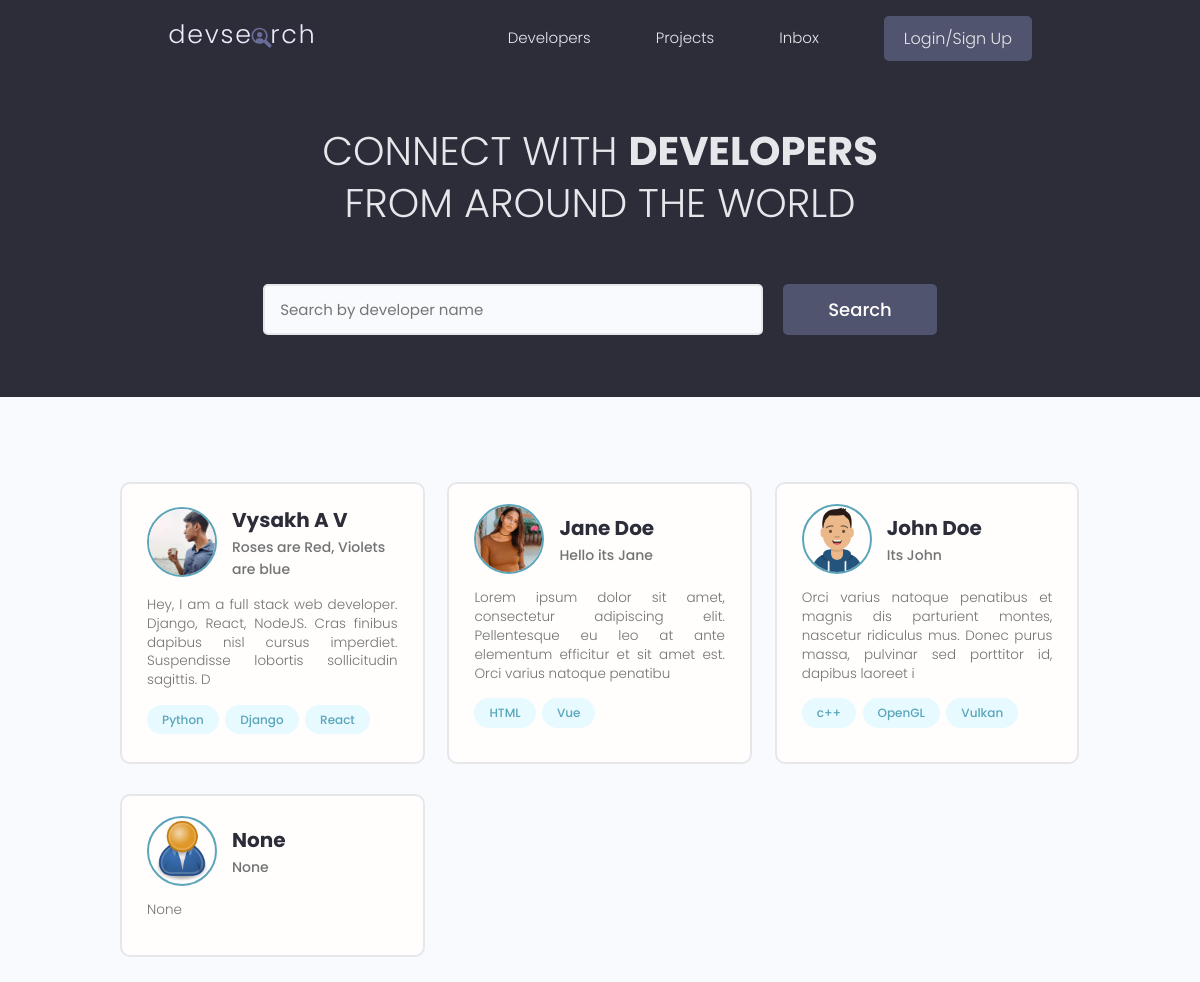
Before: /users/ with the older database file.
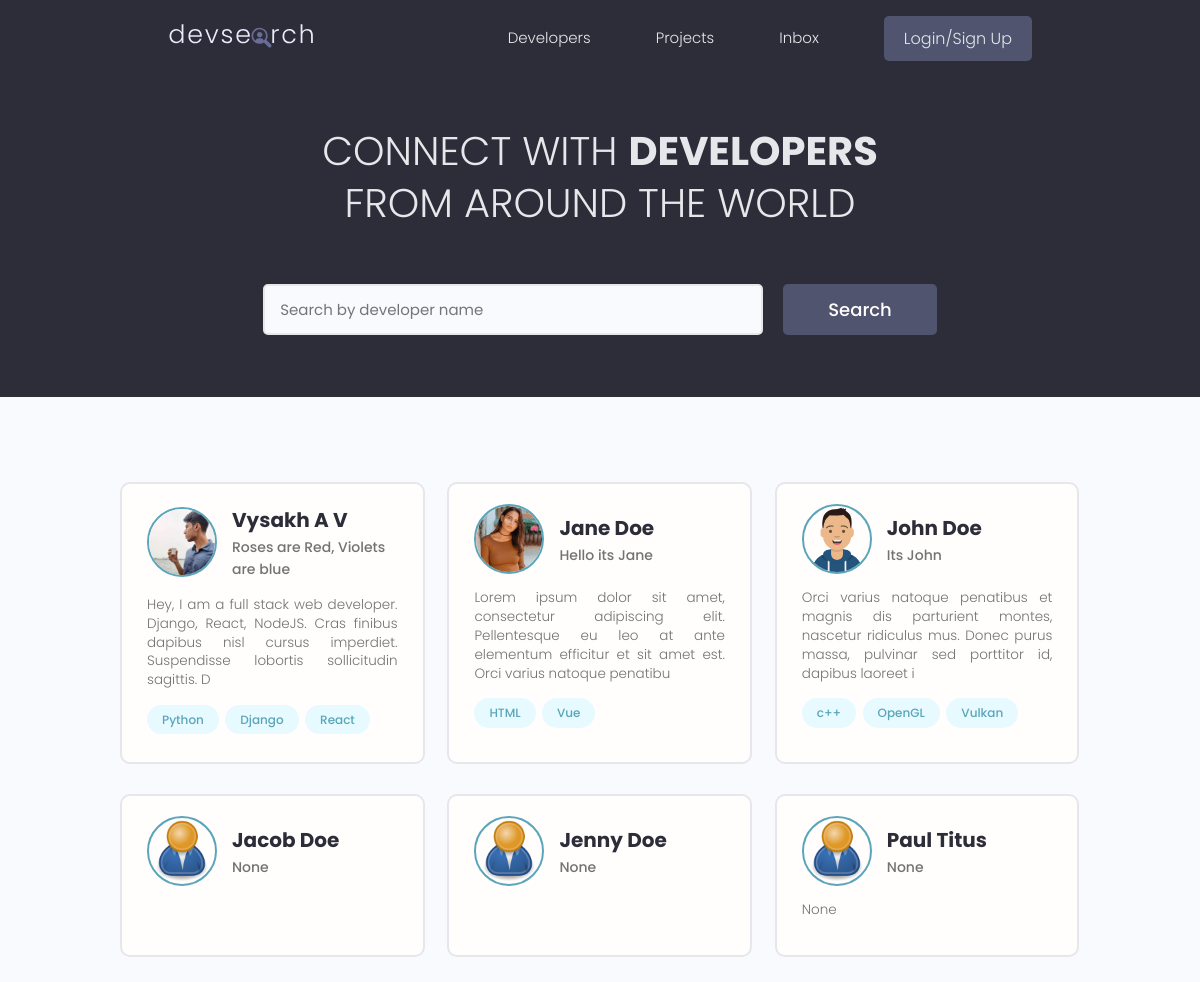
After: the same page with the newer database file.
### users/models.py (models this page shows, shortened)
class Profile(models.Model):
    user = models.OneToOneField(User, on_delete=models.CASCADE, null=True, blank=True)
    name = models.CharField(max_length=100, blank=True, null = True)
    username = models.CharField(max_length=100, blank=True, null = True)
    location = models.CharField(max_length=100, blank=True, null = True)
    email = models.EmailField(max_length=100, blank=True, null = True)
    caption = models.CharField(max_length=200, null=True, blank=True)
    bio = models.TextField(max_length=500, null=True, blank=True)
    profile_image = models.ImageField(null=True, blank=True, upload_to='profiles/', default='profiles/user-default.png')
    social_github = models.CharField(max_length=100, blank=True, null = True)
    social_twitter = models.CharField(max_length=100, blank=True, null = True)
    created = models.DateTimeField(auto_now_add=True)

class Skill(models.Model):
    owner = models.ForeignKey(Profile, on_delete=models.CASCADE, null=True, blank=True)
    name = models.CharField(max_length=50, blank=True, null = True)
    description = models.CharField(max_length=200, blank=True, null = True)
    created = models.DateTimeField(auto_now_add=True)
    def __str__(self):
        return f"{self.name}"

### users/views.py (the view)
# urls.py: path('', views.profiles, name='profiles'),
def profiles(request):
    profiles = Profile.objects.all()
    context = {'profiles': profiles}
    return render(request, 'users/profiles.html', context)

### users/templates/users/profiles.html (shortened to what this page needs)
{% extends 'projects/base.html' %}
{% block content %}
    <main class="home">
        <section class="hero-section text-center">
        <div class="container container--narrow">
            <div class="hero-section__box">
            <h2>CONNECT WITH <span>DEVELOPERS</span></h2>
            <h2>FROM AROUND THE WORLD</h2>
            </div>
            <div class="hero-section__search">
            <form class="form" action="#" method="get">
                <div class="form__field">
                <input class="input input--text" id="formInput#search" type="text" name="text"
                    placeholder="Search by developer name" />
                </div>
                <input class="btn btn--sub btn--lg" type="submit" value="Search" />
            </form>
            </div>
        </div>
        </section>
        <section class="devlist">
        <div class="container">
            <div class="grid grid--three">
                {% for profile in profiles %}
                <div class="column card">
                    <div class="dev">
                    <a href="{% url 'user-profile' profile.id %}" class="card__body">
                        <div class="dev__profile">
                        <img class="avatar avatar--md" src="{{profile.profile_image.url}}" alt="image" />
                        <div class="dev__meta">
                            <h3>{{profile.name}}</h3>
                            <h5>{{profile.caption}}</h5>
                        </div>
                        </div>
                        <p class="dev__info">
                        {{profile.bio|slice:150}}
                        </p>
                        <div class="dev__skills">
                        {% for skill in profile.skill_set.all %}
                        <span class="tag tag--pill tag--main">
                            <small>{{skill}}</small>
                        </span>
                        {% endfor %}
                        </div>
                    </a>
                    </div>
                </div>
                {% endfor %}
            </div>
        </div>
        </section>
    </main>
{% endblock %}

Changed rows visible on the page:
changed Profile: name "None" → "Jacob Doe"; bio "None" → (not shown)
added Profile: profile_image (placeholder picture), name "Jenny Doe", caption "None"
added Profile: profile_image (placeholder picture), name "Paul Titus", caption "None", bio "None"
